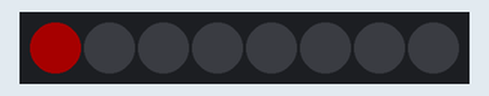
A sketch run on a simulated Arduino Uno, built with avr-gcc and run on an emulated ATmega328P. On the bench: 8 RGB LEDs in strip order, left to right. Dim RGB values are drawn brighter than linear.

Above: at 0.1 s.
At 0.5 s:
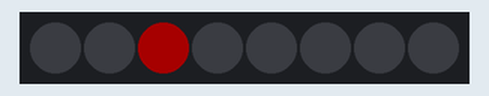
At 0.9 s:
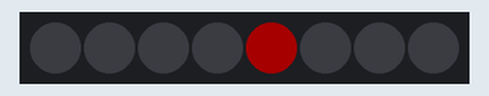
At 1.3 s:
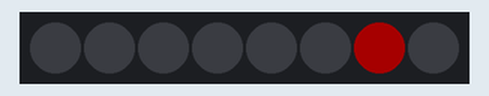
At 1.9 s:
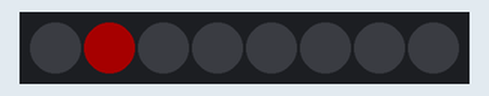
Timing chart, 0 to 40.0 s (numbered marks = the images above):
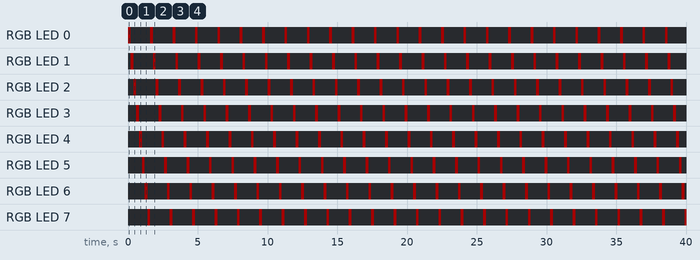

Measured:
- by itself, RGB LED 0–7: alternates RGB(40, 0, 0) for 0.20 s and off for 1.4 s
- by itself, everything shown: repeats every 1.6 s, in 8 steps

The sketch:

MakerFaireLedChase.ino
```cpp
#include <Adafruit_NeoPixel.h>

#define PIN 0

// Parameter 1 = number of pixels in strip
// Parameter 2 = pin number (most are valid)
// Parameter 3 = pixel type flags, add together as needed:
//   NEO_KHZ800  800 KHz bitstream (most NeoPixel products w/WS2812 LEDs)
//   NEO_KHZ400  400 KHz (classic 'v1' (not v2) FLORA pixels, WS2811 drivers)
//   NEO_GRB     Pixels are wired for GRB bitstream (most NeoPixel products)
//   NEO_RGB     Pixels are wired for RGB bitstream (v1 FLORA pixels, not v2)
Adafruit_NeoPixel strip = Adafruit_NeoPixel(8, PIN, NEO_GRB + NEO_KHZ800);

static uint32_t off = strip.Color(0, 0, 0);
static uint32_t red = strip.Color(255, 0, 0);
static uint32_t blue = strip.Color(0, 255, 0);
static uint32_t green = strip.Color(0, 0, 255);
static uint32_t white = strip.Color(0, 0, 0);
static uint32_t purple = strip.Color(178, 102, 255);
static uint32_t orange = strip.Color(255, 128, 0);
static uint32_t yellow = strip.Color(255, 255, 0);

void setup() {
  strip.begin();
  strip.show();
  strip.setBrightness(40);
}

void loop(){
  for (int i = 0; i < 8; i++){
    strip.setPixelColor(i, red);
    strip.show();
    delay(200);
    strip.setPixelColor(i, off);
  }
}
```
